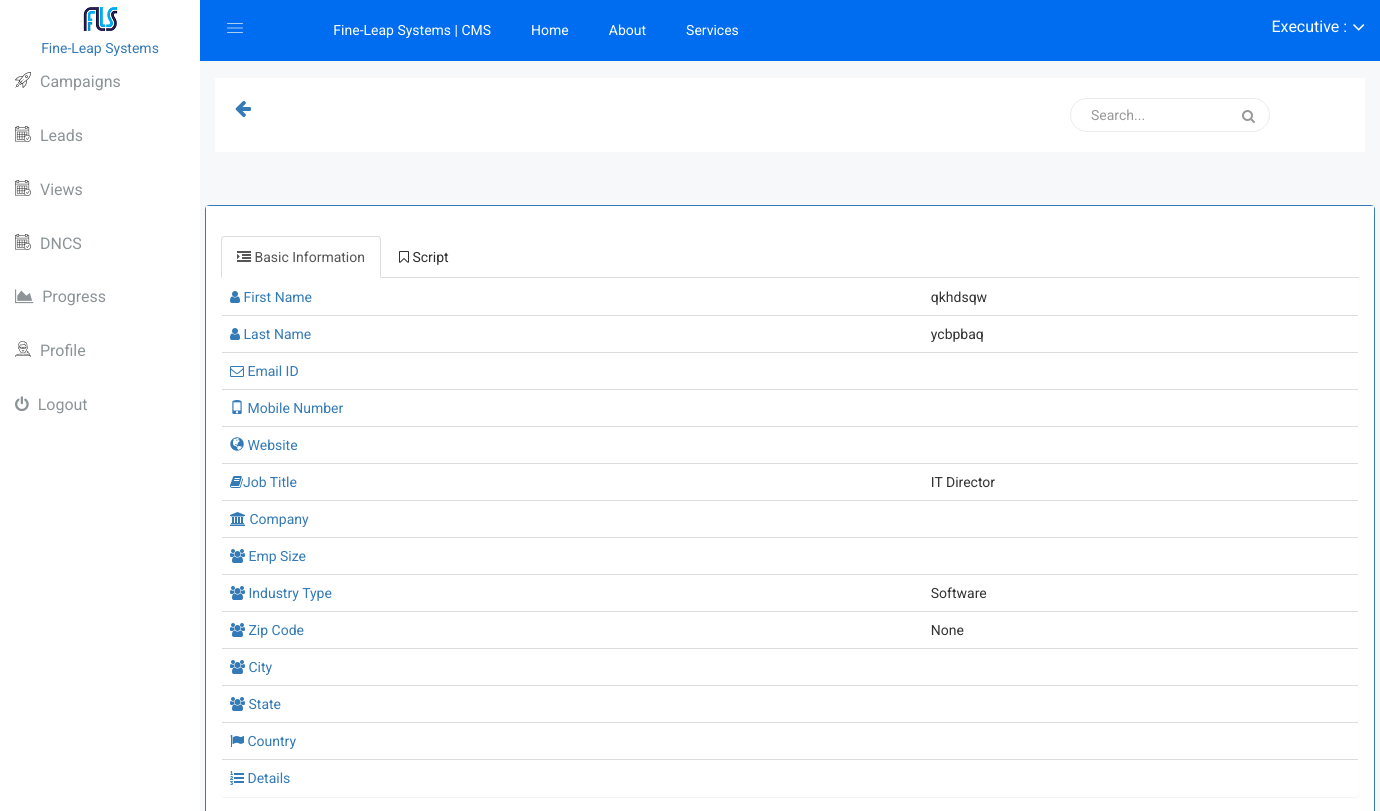
Page /campaigns/prospect/get/voip/ (signed in, upper part) on the earlier database version.
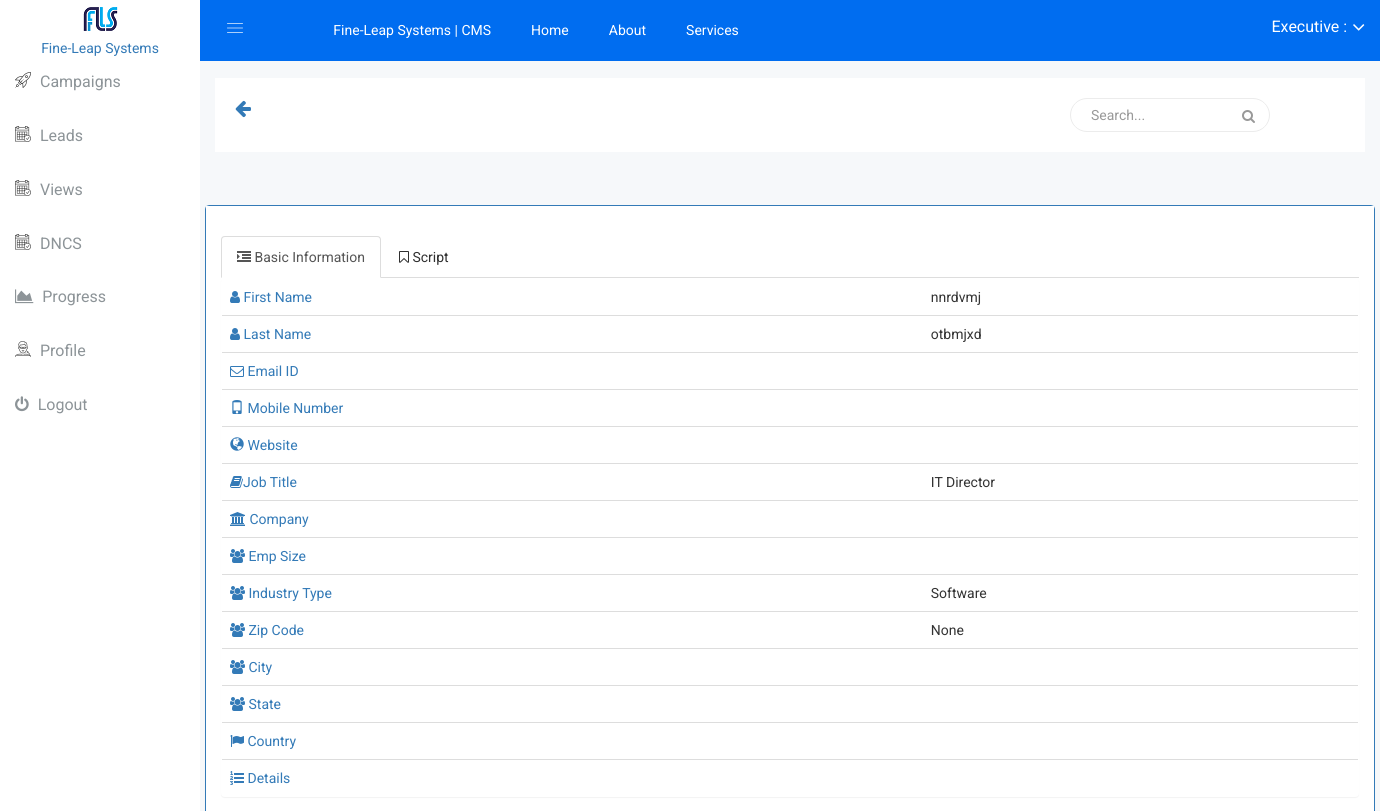
Same page on the later database version.
### prospects/models.py (models this page shows, shortened)
class Prospect(models.Model):
    first_name = models.CharField(max_length=32)
    last_name = models.CharField(max_length=32)
    phone = models.CharField(max_length=15, blank=True)
    direct_or_extension = models.CharField(max_length=16, blank=True)
    email = models.EmailField(blank=True)
    job_title = models.CharField(max_length=64, blank=True)
    company = models.CharField(max_length=128, blank=True)
    emp_size = models.CharField(max_length=16, blank=True)
    website = models.CharField(max_length=64, blank=True)
    industry_type = models.CharField(max_length=64, blank=True)
    city = models.CharField(max_length=32, blank=True)
    state = models.CharField(max_length=32, blank=True)
    country = models.CharField(max_length=32, blank=True)
    zip_code = models.CharField(max_length=12, blank=True, null=True)
    details = models.TextField(blank=True)
    created_on = models.DateTimeField(auto_now_add=True)
    updated_on = models.DateTimeField(auto_now=True)

### campaigns/views.py (the view)
# urls.py: url(r'^prospect/get/(?P<slug>[-\w]+)/$', views.prospect_get, name="prospect_get"),
def prospect_get(request, slug):
    campaign = get_object_or_404(Campaign, slug=slug, executives__in=(request.user, ))
    prospect = campaign.prospect_get
    prospect_update_add_form = ProspectUpdateAddForm()
    print(555555)
    print(prospect_update_add_form)
    context = {'prospect': prospect, 'campaign': campaign, "prospect_update_add_form": prospect_update_add_form}
    return render(request, 'campaigns/prospect_get.html', context)

### prospects/forms.py
class ProspectUpdateAddForm(forms.ModelForm):
    class Meta:
        model = ProspectUpdate
        exclude = ('prospect_campaign_relation', "by", "is_approved", "created_on")

### campaigns/models.py (called while the page is built)
    @property
    def prospects_non_attempted(self):
        return self.prospects.filter(prospectcampaignrelation__attempted=False)

    @property
    def prospect_get(self):
        f_prospect = self.prospects_non_attempted.first()
        if f_prospect:
            f_prospect.prospectcampaignrelation.make_attempted()
            return f_prospect
        else:
            return False

    def make_attempted(self):
        self.attempted = True
        self.save()
        """ Remember to use .filter with update method if this got slow"""

### campaigns/templates/campaigns/prospect_get.html (shortened to what the changed rows need)
{% extends "portal/base.html" %}
{% load crispy_forms_tags %}
{% block content %}
<div class="container">
    <div class="row panel panel-primary " style="margin-top:2%;">
        <div class="panel-body">
            {% if prospect %}
                <div class="row">
                    <div class="col-lg-12 col-md-12">
                        <ul class="nav nav-tabs">
                            <li class="active"><a data-toggle="tab" href="#basic_information" class="text-primary"><i class="fa fa-indent"></i> Basic Information</a></li>
                            <li><a data-toggle="tab" href="#script" class="text-primary"><i class="fa fa-bookmark-o"></i> Script</a></li>
                        </ul>
                        <div class="tab-content">
                                    <div id="basic_information" class="tab-pane fade in active">
                                        <div class="table-responsive panel">
                                            <table class="table">
                                                <tbody>
                                                        <tr>
                                                            <td class="text-primary"><i class="fa fa-user"></i> First Name</td>
                                                            <td>{{ prospect.first_name }}</td>
                                                        </tr>
                                                        <tr>
                                                            <td class="text-primary"><i class="fa fa-user"></i> Last Name</td>
                                                            <td>{{ prospect.last_name }}</td>
                                                        </tr>
                                                        <tr>
                                                            <td class="text-primary"><i class="fa fa-envelope-o"></i> Email ID</td>
                                                            <td>{{ prospect.email }}</td>
                                                        </tr>
                                                        <tr>
                                                            <td class="text-primary"><i class="glyphicon glyphicon-phone"></i> Mobile Number</td>
                                                            <td>{{ prospect.phone }}</td>
                                                        </tr>
                                                        <tr>
                                                            <td class="text-primary"><i class="glyphicon glyphicon-globe"></i> Website</td>
                                                            <td>{{ prospect.phone }}</td>
                                                        </tr>
                                                        <tr>
                                                            <td class="text-primary"><i class="fa fa-book"></i>Job Title</td>
                                                            <td>{{ prospect.job_title }}</td>
                                                        </tr>
                                                        <tr>
                                                            <td class="text-primary"><i class="fa fa-university"></i> Company</td>
                                                            <td>{{ prospect.company }}</td>
                                                        </tr>
                                                        <tr>
                                                            <td class="text-primary"><i class="fa fa-group"></i> Emp Size</td>
                                                            <td>{{ prospect.emp_size }}</td>
                                                        </tr>
                                                        <tr>
                                                            <td class="text-primary"><i class="fa fa-group"></i> Industry Type</td>
                                                            <td>{{ prospect.industry_type }}</td>
                                                        </tr>
                                                        <tr>
                                                            <td class="text-primary"><i class="fa fa-group"></i> Zip Code</td>
                                                            <td>{{ prospect.zip_code }}</td>
                                                        </tr>
                                                        <tr>
                                                            <td class="text-primary"><i class="fa fa-group"></i> City</td>
                                                            <td>{{ prospect.city }}</td>
                                                        </tr>
                                                        <tr>
                                                            <td class="text-primary"><i class="fa fa-group"></i> State</td>
                                                            <td>{{ prospect.state }}</td>
                                                        </tr>
                                                        <tr>
                                                            <td class="text-primary"><i class="fa fa-flag"></i> Country</td>
                                                            <td>{{ prospect.country }}</td>
                                                        </tr>
                                                        <tr>
                                                            <td class="text-primary"><i class="fa fa-list-ol"></i> Details</td>
                                                            <td>{{ prospect.details }}</td>
                                                        </tr>
                                                </tbody>
                                            </table>
                                        </div>
                                    </div>
                                </div>
                    </div>
                </div>
            {% else %}
                <span class="alert alert-warning">No more prospects</span>
            {% endif %}
        </div>
    </div>
</div>
{% endblock %}

Differences in the rows shown:
no longer on this page (row edited): Prospect: first_name "qkhdsqw", last_name "ycbpbaq", job_title "IT Director", industry_type "Software", zip_code "None"
now on this page (row edited): Prospect: first_name "nnrdvmj", last_name "otbmjxd", job_title "IT Director", industry_type "Software", zip_code "None"
